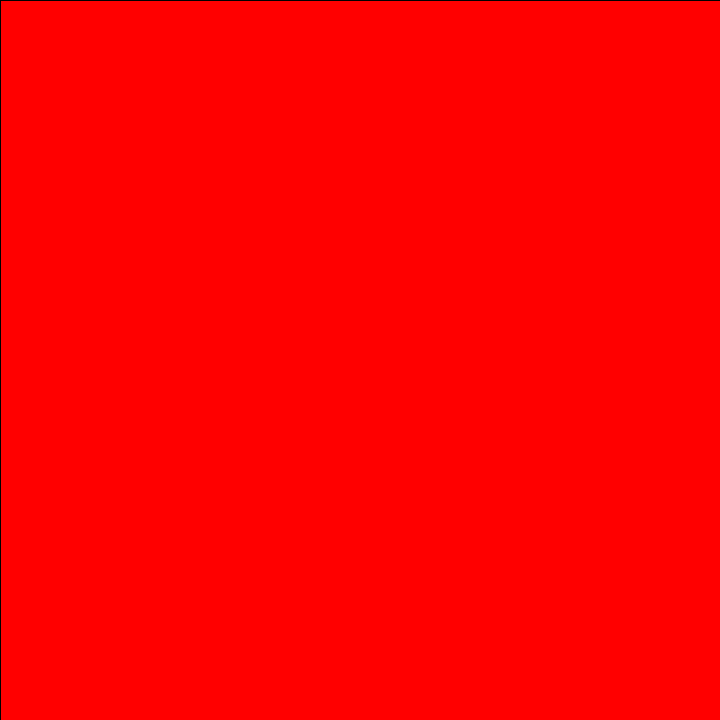
Frame 1 (no input)
Frame 60 (the mouse pressed at the canvas centre just before this capture): identical to frame 1, image omitted
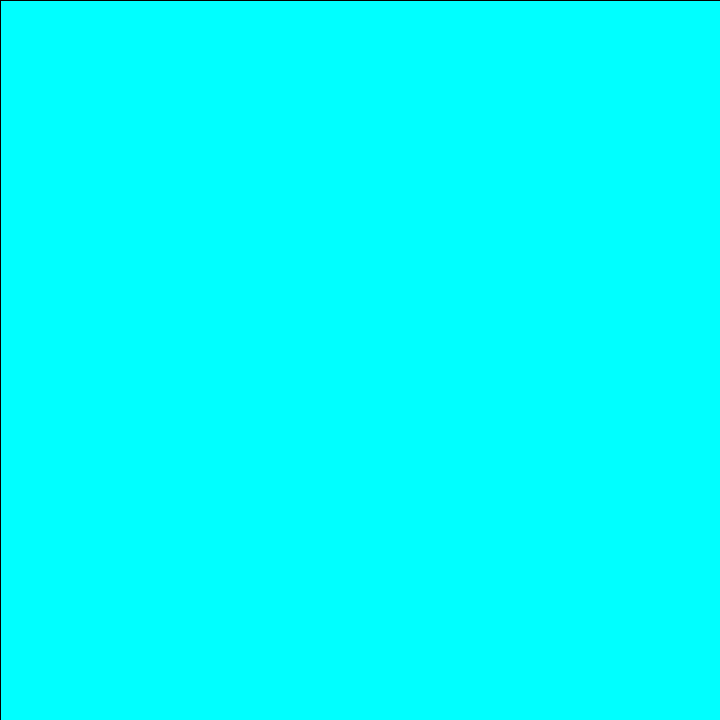
Frame 120 (the mouse held since frame 60 and released just before this capture)

The Processing sketch that drew these frames (run headless with seeded random() and noise(); from frame 60 on, the mouse is pressed at the canvas centre):

// Processing sketch: processing_153865
// ── processing_153865.pde

void setup()
{
  size(720, 720);
  smooth();
}

void draw()
{
  background(255);

  colorMode(HSB, 360, 100, 100);
  //x = 0 : h = 0, x = 500 : h = 360
  fill(mouseX / 2, 100, 100);
  rectMode(CENTER);
  rect(width/2, height/2, 720, 720);
}
